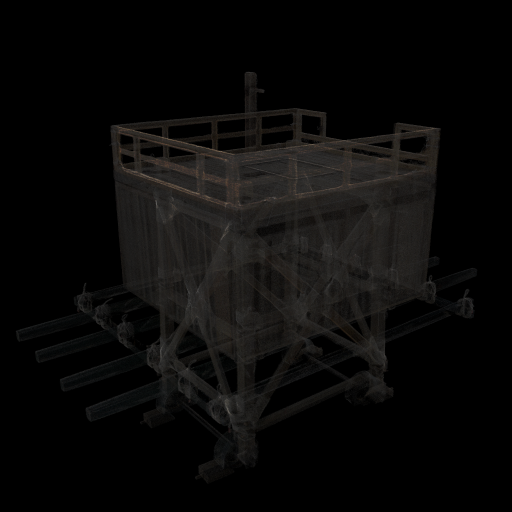
#> input picture resources/sample/input.bmp, 1024 x 1024 px (shown at 1/2 size)
$ python adjust_luminance.py resources/sample/input.bmp resources/sample/input.bmp
#> lines starting #> are read from the running program, lines starting #| are printed output that depends on the picture
#> in readImage, img_BGR is the input picture: shape (1024, 1024, 3); mean B, G, R 8.9, 9.6, 10.2
######################################
#   @file   adjust_luminance.py
#   @author Tomomasa Uchida
#   @date   2019/02/28
######################################

import numpy as np
from matplotlib import pyplot as plt
from matplotlib import cycler
import matplotlib.gridspec as gridspec
import matplotlib.patches as pat
import cv2
import subprocess
import sys
import statistics

# Graph settings
plt.style.use('seaborn-white')
colors = cycler('color', ['#EE6666', '#3388BB', '#9988DD', '#EECC55', '#88BB44', '#FFBBBB'])
plt.rc('axes', facecolor='#E6E6E6', edgecolor='none', axisbelow=True, grid=False, prop_cycle=colors)
plt.rc('grid', color='w', linestyle='solid')
plt.rc('patch', edgecolor='#E6E6E6')
plt.rc('lines', linewidth=2)
plt.rcParams["mathtext.fontset"] = "stix"
plt.rcParams["mathtext.rm"] = "Times New Roman"

# Message
print("==============================")
print("     Luminance Adjustment")
print("       Tomomasa Uchida")
print("         2019/02/28")
print("==============================")

# Check arguments
args = sys.argv
if len(args) != 3:
    print("\nUSAGE   : $ python adjust_luminance.py [input_image_data] [input_image_data(LR=1)]")
    print("EXAMPLE : $ python adjust_luminance.py [input_image.bmp] [input_image_LR1.bmp]")
    #raise Exception
    sys.exit()

# Set initial parameter
p_init      = 1.0
p_interval  = 0.01
ratio_of_reference_section = 0.01 # 1(%)
bgcolor     = 0 # Background color : Black(0, 0, 0)
print("\nInput image data (args[1])       :", args[1])
print("Input image data(LR=1) (args[2]) :", args[2])
# print("p_init                           :", p_init)
# print("p_interval                       :", p_interval)
# print("Ratio of reference section       :", ratio_of_reference_section*100, "(%)")


# Read Input Image
def readImage(_img_name):
    # read input image
    img_BGR = cv2.imread(_img_name)

    # convert color BGR to RGB
    img_RGB = cv2.cvtColor(img_BGR, cv2.COLOR_BGR2RGB)

    return img_RGB


# RGB Histogram
def rgbHist(_img_rgb, _ax, _title):
    R_nonzero = _img_rgb[:,:,0][_img_rgb[:,:,0] != bgcolor]
    G_nonzero = _img_rgb[:,:,1][_img_rgb[:,:,1] != bgcolor]
    B_nonzero = _img_rgb[:,:,2][_img_rgb[:,:,2] != bgcolor]
    _ax.hist(R_nonzero.ravel(), bins=50, color='r', alpha=0.5, label="R")
    _ax.hist(G_nonzero.ravel(), bins=50, color='g', alpha=0.5, label="G")
    _ax.hist(B_nonzero.ravel(), bins=50, color='b', alpha=0.5, label="B")
    _ax.legend()

    _ax.set_title('Histogram ('+_title+')')
    _ax.set_xlim([-5,260])

    return _ax


# Grayscale Histogram
# [45 lines left out: functions grayscaleHist, comparativeHist, not called in this run]


# Create Figure
def createFigure(_img_in_RGB_LR1, _img_in_RGB, _img_adjusted_RGB, _standard_pixel_value_LR1, _ratio):
    # Convert RGB to Grayscale
    img_in_Gray_LR1     = cv2.cvtColor(_img_in_RGB_LR1, cv2.COLOR_RGB2GRAY)
    img_in_Gray         = cv2.cvtColor(_img_in_RGB, cv2.COLOR_RGB2GRAY)
    img_adjusted_Gray  = cv2.cvtColor(_img_adjusted_RGB, cv2.COLOR_RGB2GRAY)

    fig = plt.figure(figsize=(10, 6)) # figsize=(width, height)
    gs = gridspec.GridSpec(2,3)

    # Input image(LR=1)
    ax1 = fig.add_subplot(gs[0,0])
    ax1.set_title('Input image ($L_{\mathrm{R}}=1$)')
    ax1.imshow(_img_in_RGB_LR1)
    ax1.set_xticks([]), ax1.set_yticks([])

    # Input image
    ax2 = fig.add_subplot(gs[0,1])
    ax2.set_title('Input image')
    ax2.imshow(_img_in_RGB)
    ax2.set_xticks([]), ax2.set_yticks([])

    # adjusted image
    ax3 = fig.add_subplot(gs[0,2])
    ax3.set_title('Adjusted image')
    ax3.imshow(_img_adjusted_RGB)
    ax3.set_xticks([]), ax3.set_yticks([])

    # Histogram(input image(LR=1))
    ax4 = fig.add_subplot(gs[1,0])
    # ax4 = grayscaleHist(img_in_Gray_LR1, ax4, "Input image ($L_{\mathrm{R}}=1$)")
    ax4 = rgbHist(_img_in_RGB_LR1, ax4, "Input image ($L_{\mathrm{R}}=1$)")

    # Histogram(input image)
    ax5 = fig.add_subplot(gs[1,1])
    # ax5 = grayscaleHist(img_in_Gray, ax5, "Input image")
    ax5 = rgbHist(_img_in_RGB, ax5, "Input image")

    # Histogram(output image)
    ax6 = fig.add_subplot(gs[1,2])
    # ax6 = grayscaleHist(img_adjusted_Gray, ax6, "adjusted image")
    ax6 = rgbHist(_img_adjusted_RGB, ax6, "Adjusted image")

    # Unify ylim b/w input image and adjusted image
    hist_in_LR1,    bins_in_LR1     = np.histogram(img_in_Gray_LR1[img_in_Gray_LR1 != bgcolor],      50)
    hist_in,        bins_in         = np.histogram(img_in_Gray[img_in_Gray != bgcolor],              50)
    hist_adjusted, bins_adjusted    = np.histogram(img_adjusted_Gray[img_adjusted_Gray != bgcolor],50)
    list_max = [max(hist_in_LR1), max(hist_in), max(hist_adjusted)]
    ax4.set_ylim([0, max(list_max)*1.1])
    ax5.set_ylim([0, max(list_max)*1.1])
    ax6.set_ylim([0, max(list_max)*1.1])

    # # Histograms(Input(LR1), Input, adjusted)
    # ax7 = fig.add_subplot(gs[2,:])
    # ax7 = comparativeHist(_img_in_RGB_LR1, _img_in_RGB, _img_adjusted_RGB, ax7, max(list_max)*1.1)
    # ax7.set_ylim([0, max(list_max)*1.1])

    # Draw text
    x       = (_standard_pixel_value_LR1+max_pixel_value_LR1)*0.5 - 100
    text    = "["+str(_standard_pixel_value_LR1)+", "+str(max_pixel_value_LR1)+"]\n→ "+str(round(ratio_of_reference_section_LR1*100, 2))+"(%)"
    ax4.text(x, max(list_max)*1.1*0.8, text, color='black', fontsize='12')
    text    = "["+str(_standard_pixel_value_LR1)+", "+str(max_pixel_value_LR1)+"]\n→ "+str(round(_ratio*100, 2))+"(%)"
    ax6.text(x, max(list_max)*1.1*0.8, text, color='black', fontsize='12')

    # Draw reference section
    rect = plt.Rectangle((_standard_pixel_value_LR1, 0), max_pixel_value_LR1-_standard_pixel_value_LR1, max(list_max)*1.1, fc='black', alpha=0.3)
    ax4.add_patch(rect)
    rect = plt.Rectangle((_standard_pixel_value_LR1, 0), max_pixel_value_LR1-_standard_pixel_value_LR1, max(list_max)*1.1, fc='black', alpha=0.3)
    ax6.add_patch(rect)


# Adjust Pixel Value for each RGB
def adjust_pixel_value(_rgb_img, _adjust_param):
    adjusted_img_RGB = np.empty((_rgb_img.shape[0], _rgb_img.shape[1], 3), dtype=np.uint8)

    # Apply adjustment
    adjusted_img_RGB[:, :, 0] = cv2.multiply(_rgb_img[:, :, 0], _adjust_param) # R
    adjusted_img_RGB[:, :, 1] = cv2.multiply(_rgb_img[:, :, 1], _adjust_param) # G
    adjusted_img_RGB[:, :, 2] = cv2.multiply(_rgb_img[:, :, 2], _adjust_param) # B

    return adjusted_img_RGB


def preProcess():
    print("Input image (RGB)                :", img_in_RGB.shape) # （height, width, channel）
#| Input image (RGB)                : (1024, 1024, 3)

    # Calc all number of pixels of the input image
    N_all = img_in_RGB.shape[0] * img_in_RGB.shape[1]
#> N_all = 1048576
    print("N_all                            :", N_all, "(pixels)")
#| N_all                            : 1048576 (pixels)

    # Convert RGB to Grayscale
    img_in_Gray             = cv2.cvtColor(img_in_RGB, cv2.COLOR_RGB2GRAY)

    # Exclude background color
    img_in_Gray_non_bgcolor = img_in_Gray[img_in_Gray != bgcolor]

    # Calc the number of pixels excluding background color
    N_all_non_bgcolor       = np.sum(img_in_Gray != bgcolor)
#> N_all_non_bgcolor = 354746
    print("N_all_non_bgcolor                :", N_all_non_bgcolor, "(pixels)")
#| N_all_non_bgcolor                : 354746 (pixels)

    # Calc mean pixel value
    max_pixel_value         = np.max(img_in_Gray_non_bgcolor)
#> max_pixel_value = 134
    print("Max pixel value                  :", max_pixel_value, "(pixel value)")
#| Max pixel value                  : 134 (pixel value)

    # Calc mean pixel value
    mean_pixel_value        = np.mean(img_in_Gray_non_bgcolor)
#> mean_pixel_value = 28.66
    print("Mean pixel value                 :", round(mean_pixel_value, 1), "(pixel value)")
#| Mean pixel value                 : 28.7 (pixel value)

    return N_all_non_bgcolor


def preProcess4LR1():
    # Convert RGB to Grayscale
    img_in_Gray_LR1                 = cv2.cvtColor(img_in_RGB_LR1, cv2.COLOR_RGB2GRAY)

    # Exclude background color
    img_in_Gray_non_bgcolor_LR1     = img_in_Gray_LR1[img_in_Gray_LR1 != bgcolor]

    # Calc the number of pixels excluding background color
    N_all_non_bgcolor_LR1           = np.sum(img_in_Gray_LR1 != bgcolor)

    # Calc max pixel value of the input image (LR=1)
    max_pixel_value_LR1             = np.max(img_in_Gray_non_bgcolor_LR1)
    print("\nMax pixel value (LR=1)           :", max_pixel_value_LR1, "(pixel value)")

    # Calc mean pixel value (LR=1)
    mean_pixel_value_LR1            = np.mean(img_in_Gray_non_bgcolor_LR1)
    print("Mean pixel value (LR=1)          :", round(mean_pixel_value_LR1, 1), "(pixel value)")

    # Calc ratio of the max pixel value (LR=1)
    num_max_pixel_value_LR1         = np.sum(img_in_Gray_non_bgcolor_LR1 == max_pixel_value_LR1)
    print("Num. of max pixel value (LR=1)   :", num_max_pixel_value_LR1, "(pixels)")
    ratio_max_pixel_value_LR1       = num_max_pixel_value_LR1 / N_all_non_bgcolor_LR1
    # ratio_max_pixel_value_LR1       = round(ratio_max_pixel_value_LR1, 8)
    print("Ratio of max pixel value (LR=1)  :", round(ratio_max_pixel_value_LR1*100, 2), "(%)")

    # Calc most frequent pixel value (LR=1)
    bincount = np.bincount(img_in_Gray_non_bgcolor_LR1)
    most_frequent_pixel_value_LR1   = np.argmax( bincount )
    print("Most frequent pixel value (LR=1) :", most_frequent_pixel_value_LR1, "(pixel value)")

    return img_in_Gray_LR1, img_in_Gray_non_bgcolor_LR1, N_all_non_bgcolor_LR1, max_pixel_value_LR1, ratio_max_pixel_value_LR1,


def determineAdjustParameter(_ratio_of_reference_section):
    # Initialize
    tmp_ratio_of_reference_section = 0.0
    reference_pixel_value_LR1      = max_pixel_value_LR1

    # Determine standard pixel value in the input image(LR=1)
    while tmp_ratio_of_reference_section < _ratio_of_reference_section:
        # Temporarily calc
        sum_of_pixels_in_section        = np.sum( (reference_pixel_value_LR1 <= img_in_Gray_non_bgcolor_LR1) )
        tmp_ratio_of_reference_section  = sum_of_pixels_in_section / N_all_non_bgcolor_LR1

        # Next pixel value
        reference_pixel_value_LR1 -= 1

    print("Reference pixel value (LR=1)     :", reference_pixel_value_LR1, "(pixel value)")
    print("Reference section (LR=1)         :", reference_pixel_value_LR1, "~", max_pixel_value_LR1, "(pixel value)")
    print("Ratio of reference section (LR=1):", round(tmp_ratio_of_reference_section*100, 2), "(%)")

    # Determine tuning parameter
    p = p_init
    tmp_ratio = 0.0
    while tmp_ratio < _ratio_of_reference_section:
        # Temporarily, adjust pixel value of the input image with p
        tmp_img_adjusted_RGB   = adjust_pixel_value(img_in_RGB, p)
        tmp_img_adjusted_Gray  = cv2.cvtColor(tmp_img_adjusted_RGB, cv2.COLOR_RGB2GRAY)

        # Exclude background color
        tmp_adjusted_img_non_bgcolor_Gray = tmp_img_adjusted_Gray[tmp_img_adjusted_Gray != bgcolor]

        # Then, calc ratio of max pixel value(LR=1)
        sum_of_pixels_in_reference_section = np.sum(reference_pixel_value_LR1 <= tmp_adjusted_img_non_bgcolor_Gray)
        tmp_ratio = sum_of_pixels_in_reference_section / N_all_non_bgcolor

        # Update parameter
        p += p_interval

    p_final = round(p, 2)

    return p_final, reference_pixel_value_LR1, tmp_ratio_of_reference_section


def adjustPixelValue(_p_final, _standard_pixel_value_LR1):
    print("p_final                          :", _p_final)

    # Create adjusted image
    img_adjusted_RGB  = adjust_pixel_value(img_in_RGB, _p_final)
    img_adjusted_Gray = cv2.cvtColor(img_adjusted_RGB, cv2.COLOR_RGB2GRAY)

    # Exclude
    img_adjusted_non_bgcolor_Gray = img_adjusted_Gray[img_adjusted_Gray != bgcolor]

    # For the adjusted image, calc ratio of num. of pixels in the reference section
    sum_of_pixels_in_reference_section = np.sum( (reference_pixel_value_LR1 <= img_adjusted_Gray) & (img_adjusted_Gray <= max_pixel_value_LR1) )
    ratio = sum_of_pixels_in_reference_section / N_all_non_bgcolor
    print("Ratio of reference section       :", round(ratio*100, 2), "(%)")

    #print("Ratio of num. of pixels to 255   :", round(np.sum(img_adjusted_Gray==255) / N_all_non_bgcolor * 100, 2), "(%)")

    # Create figure
    createFigure(img_in_RGB_LR1, img_in_RGB, img_adjusted_RGB, _standard_pixel_value_LR1, ratio)

    return img_adjusted_RGB


# Save figure and images
def saveFigureAndImages(_p_final, _img_in_RGB, _img_adjusted_RGB):
    fig_name = "images/figure_"+str(_p_final)+".png"
    plt.savefig(fig_name)
    # plt.show()

    # convert color RGB to BGR
    img_in_BGR          = cv2.cvtColor(_img_in_RGB,         cv2.COLOR_RGB2BGR)
    img_out_BGR         = cv2.cvtColor(_img_adjusted_RGB,  cv2.COLOR_RGB2BGR)
    input_img_name      = "images/input.bmp"
    adjusted_img_name  = "images/adjusted_"+str(_p_final)+".bmp"
    cv2.imwrite(input_img_name, img_in_BGR)
    cv2.imwrite(adjusted_img_name, img_out_BGR)

    #execCommand(fig_name, input_img_name, adjusted_img_name)


# Exec. command
# [7 lines left out: function execCommand, not called in this run]


if __name__ == "__main__":
    # Read two input images
    img_in_RGB      = readImage(args[1])
    img_in_RGB_LR1  = readImage(args[2])

    print("\n\n====================================")
    print(" STEP1 : Get max pixel value (LR=1)")
    print("====================================")
    N_all_non_bgcolor = preProcess()
#> N_all_non_bgcolor = 354746
    img_in_Gray_LR1, img_in_Gray_non_bgcolor_LR1, N_all_non_bgcolor_LR1, max_pixel_value_LR1, ratio_max_pixel_value_LR1 = preProcess4LR1()
#> in preProcess4LR1, `max_pixel_value_LR1             = np.max(img_in_Gray_non_bgcolor_LR1)`: max_pixel_value_LR1 = 134
#| Max pixel value (LR=1)           : 134 (pixel value)
#> in preProcess4LR1, `mean_pixel_value_LR1            = np.mean(img_in_Gray_non_bgcolor_LR1)`: mean_pixel_value_LR1 = 28.66
#| Mean pixel value (LR=1)          : 28.7 (pixel value)
#> in preProcess4LR1, `num_max_pixel_value_LR1         = np.sum(img_in_Gray_non_bgcolor_LR1 =..`: num_max_pixel_value_LR1 = 1
#| Num. of max pixel value (LR=1)   : 1 (pixels)
#> in preProcess4LR1, `ratio_max_pixel_value_LR1       = num_max_pixel_value_LR1 / N_all_non_..`: ratio_max_pixel_value_LR1 = 2.82e-06
#| Ratio of max pixel value (LR=1)  : 0.0 (%)
#> in preProcess4LR1, `bincount = np.bincount(img_in_Gray_non_bgcolor_LR1)`: bincount = 135 values, max 13386 at index 30, min 0 at index 0, mean 2627.7
#> in preProcess4LR1, `most_frequent_pixel_value_LR1   = np.argmax( bincount )`: most_frequent_pixel_value_LR1 = 30
#| Most frequent pixel value (LR=1) : 30 (pixel value)
#> N_all_non_bgcolor_LR1 = 354746; max_pixel_value_LR1 = 134; ratio_max_pixel_value_LR1 = 2.82e-06

    print("\n\n================================================")
    print(" STEP2 : Search for reference pixel value (LR=1)")
    print("================================================")
    p_final, reference_pixel_value_LR1, ratio_of_reference_section_LR1 = determineAdjustParameter(ratio_of_reference_section)
#> in determineAdjustParameter, `reference_pixel_value_LR1      = max_pixel_value_LR1`: reference_pixel_value_LR1 = 134
#> the loop in determineAdjustParameter, `while tmp_ratio_of_reference_section < _ratio_of_reference_section:` made 72 passes
#> (sum_of_pixels_in_section, tmp_ratio_of_reference_section, reference_pixel_value_LR1) on passes 1 to 12: (1, 2.82e-06, 133), (1, 2.82e-06, 132), (1, 2.82e-06, 131), (1, 2.82e-06, 130), (1, 2.82e-06, 129), (1, 2.82e-06, 128), (1, 2.82e-06, 127), (1, 2.82e-06, 126), (2, 5.64e-06, 125), (4, 1.13e-05, 124), (4, 1.13e-05, 123), (4, 1.13e-05, 122)
#> after the loop in determineAdjustParameter, `while tmp_ratio_of_reference_section < _ratio_of_reference_section:`: reference_pixel_value_LR1 = 62
#| Reference pixel value (LR=1)     : 62 (pixel value)
#| Reference section (LR=1)         : 62 ~ 134 (pixel value)
#| Ratio of reference section (LR=1): 1.01 (%)
#> the loop in determineAdjustParameter, `while tmp_ratio < _ratio_of_reference_section:` made 1 pass
#> (sum_of_pixels_in_reference_section, tmp_ratio) on pass 1: (3889, 0.011)
#> after the loop in determineAdjustParameter, `while tmp_ratio < _ratio_of_reference_section:`: p = 1.01
#> p_final = 1.01; reference_pixel_value_LR1 = 62; ratio_of_reference_section_LR1 = 0.0101

    print("\n\n=============================")
    print(" STEP3 : Adjust pixel value")
    print("=============================")
    img_adjusted_RGB = adjustPixelValue(p_final, reference_pixel_value_LR1)
#| p_final                          : 1.01
#> in adjust_pixel_value (call 2), `adjusted_img_RGB[:, :, 1] = cv2.multiply(_rgb_img[:, :, 1], _adjust_pa..`: adjusted_img_RGB: shape (1024, 1024, 3); mean R, G, B 10.2, 9.6, 8.9
#> in adjust_pixel_value (call 2), `adjusted_img_RGB[:, :, 2] = cv2.multiply(_rgb_img[:, :, 2], _adjust_pa..`: adjusted_img_RGB: shape (1024, 1024, 3); mean R, G, B 10.2, 9.6, 8.9
#> in adjustPixelValue, `sum_of_pixels_in_reference_section = np.sum( (reference_pixel_value_LR..`: sum_of_pixels_in_reference_section = 4205
#> in adjustPixelValue, `ratio = sum_of_pixels_in_reference_section / N_all_non_bgcolor`: ratio = 0.0119
#| Ratio of reference section       : 1.19 (%)
#> in createFigure, `hist_in_LR1,    bins_in_LR1     = np.histogram(img_in_Gray_LR1[img_in_..`: hist_in_LR1 = 50 values, max 39035 at index 10, min 0 at index 47, mean 7094.9; bins_in_LR1 = 51 values from 1 to 134
#> in createFigure, `hist_in,        bins_in         = np.histogram(img_in_Gray[img_in_Gray..`: hist_in has the same summary as hist_in_LR1
#> in createFigure, `hist_adjusted, bins_adjusted    = np.histogram(img_adjusted_Gray[img_a..`: hist_adjusted = 50 values, max 39394 at index 11, min 0 at index 48, mean 7094.9; bins_adjusted = 51 values from 1 to 135
#> in createFigure, `list_max = [max(hist_in_LR1), max(hist_in), max(hist_adjusted)]`: list_max = [39035, 39035, 39394]
#> in createFigure, `x       = (_standard_pixel_value_LR1+max_pixel_value_LR1)*0.5 - 100`: x = -2

    # Save figure and images
    saveFigureAndImages(p_final, img_in_RGB, img_adjusted_RGB)
#> in saveFigureAndImages, `fig_name = "images/figure_"+str(_p_final)+".png"`: fig_name = 'images/figure_1.01.png'
#> in saveFigureAndImages, `plt.savefig(fig_name)`:
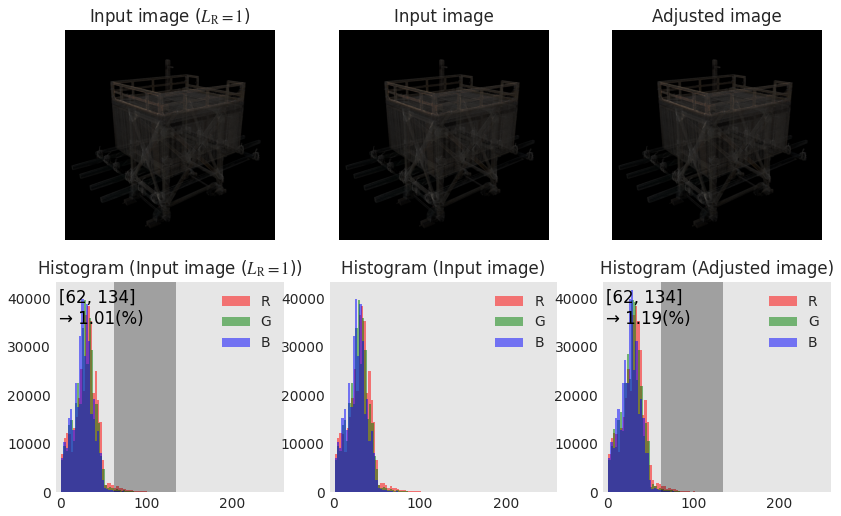
#> figure drawn by matplotlib, 6 panels; panel 4: tallest bar 38337 high, from x = 31.58 to 34.36; panel 4: tallest bar 39640 high, from x = 27.6 to 30.26; panel 4: tallest bar 39871 high, from x = 24.58 to 27.2; panel 5: tallest bar 38337 high, from x = 31.58 to 34.36
#> in saveFigureAndImages, `adjusted_img_name  = "images/adjusted_"+str(_p_final)+".bmp"`: adjusted_img_name = 'images/adjusted_1.01.bmp'

$ run again, with resources/sample/hachimanyama_LR1.bmp copied over resources/sample/input.bmp
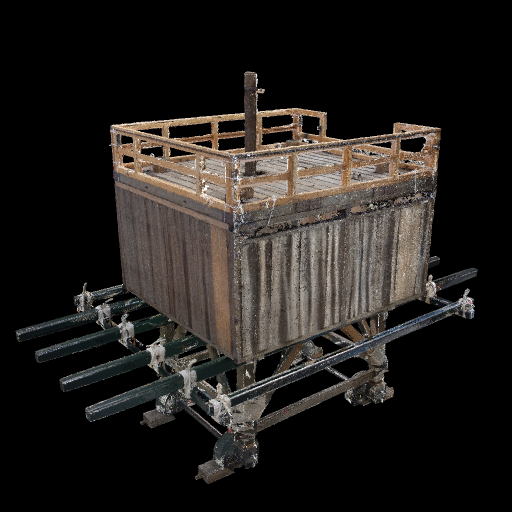
#> input picture resources/sample/hachimanyama_LR1.bmp, 1024 x 1024 px (shown at 1/2 size)
#> in readImage, img_BGR is the input picture: shape (1024, 1024, 3); mean B, G, R 29.1, 31.8, 35
#| Input image (RGB)                : (1024, 1024, 3)
#| N_all                            : 1048576 (pixels)
#> in preProcess, `img_in_Gray             = cv2.cvtColor(img_in_RGB, cv2.COLOR_RGB2GRAY)`:
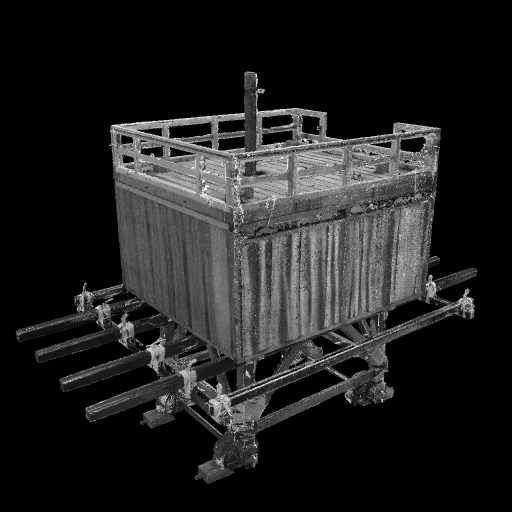
#> img_in_Gray: shape (1024, 1024) (shown at 1/2 size); min 0, max 255, mean 32.4
#> in preProcess, `N_all_non_bgcolor       = np.sum(img_in_Gray != bgcolor)`: N_all_non_bgcolor = 355501
#| N_all_non_bgcolor                : 355501 (pixels)
#> max_pixel_value = 255
#| Max pixel value                  : 255 (pixel value)
#> mean_pixel_value = 95.64
#| Mean pixel value                 : 95.6 (pixel value)
#> `N_all_non_bgcolor = preProcess()`: N_all_non_bgcolor = 355501
#> in preProcess4LR1, `max_pixel_value_LR1             = np.max(img_in_Gray_non_bgcolor_LR1)`: max_pixel_value_LR1 = 255
#| Max pixel value (LR=1)           : 255 (pixel value)
#> mean_pixel_value_LR1 = 95.64
#| Mean pixel value (LR=1)          : 95.6 (pixel value)
#> num_max_pixel_value_LR1 = 537
#| Num. of max pixel value (LR=1)   : 537 (pixels)
#> in preProcess4LR1, `ratio_max_pixel_value_LR1       = num_max_pixel_value_LR1 / N_all_non_..`: ratio_max_pixel_value_LR1 = 0.00151
#| Ratio of max pixel value (LR=1)  : 0.15 (%)
#> bincount = 256 values, max 3751 at index 80, min 0 at index 0, mean 1388.7
#> most_frequent_pixel_value_LR1 = 80
#| Most frequent pixel value (LR=1) : 80 (pixel value)
#> `img_in_Gray_LR1, img_in_Gray_non_bgcolor_LR1, N_all_non_bgcolor_LR1, m..`: N_all_non_bgcolor_LR1 = 355501; max_pixel_value_LR1 = 255; ratio_max_pixel_value_LR1 = 0.00151
#> in determineAdjustParameter, `reference_pixel_value_LR1      = max_pixel_value_LR1`: reference_pixel_value_LR1 = 255
#> the loop in determineAdjustParameter, `while tmp_ratio_of_reference_section < _ratio_of_reference_section:` made 33 passes
#> (sum_of_pixels_in_section, tmp_ratio_of_reference_section, reference_pixel_value_LR1) on passes 1 to 8: (537, 0.00151, 254), (784, 0.00221, 253), (885, 0.00249, 252), (947, 0.00266, 251), (1005, 0.00283, 250), (1053, 0.00296, 249), (1114, 0.00313, 248), (1175, 0.00331, 247)
#> after the loop in determineAdjustParameter, `while tmp_ratio_of_reference_section < _ratio_of_reference_section:`: reference_pixel_value_LR1 = 222
#| Reference pixel value (LR=1)     : 222 (pixel value)
#| Reference section (LR=1)         : 222 ~ 255 (pixel value)
#| Ratio of reference section (LR=1): 1.02 (%)
#> the loop in determineAdjustParameter, `while tmp_ratio < _ratio_of_reference_section:` made 1 pass
#> (sum_of_pixels_in_reference_section, tmp_ratio) on pass 1: (3789, 0.0107)
#> after the loop in determineAdjustParameter, `while tmp_ratio < _ratio_of_reference_section:`: p = 1.01
#> `p_final, reference_pixel_value_LR1, ratio_of_reference_section_LR1 = d..`: reference_pixel_value_LR1 = 222; ratio_of_reference_section_LR1 = 0.0102
#| p_final                          : 1.01
#> in adjustPixelValue, `sum_of_pixels_in_reference_section = np.sum( (reference_pixel_value_LR..`: sum_of_pixels_in_reference_section = 4073
#> ratio = 0.0115
#| Ratio of reference section       : 1.15 (%)
#> hist_in_LR1 = 50 values, max 20206 at index 16, min 198 at index 0, mean 7110; bins_in_LR1 = 51 values from 2 to 255
#> hist_in has the same summary as hist_in_LR1
#> hist_adjusted = 50 values, max 20817 at index 16, min 198 at index 0, mean 7110; bins_adjusted = 51 values from 2 to 255
#> list_max = [20206, 20206, 20817]
#> x = 138.5
#> fig_name = 'images/figure_1.01.png'
#> adjusted_img_name = 'images/adjusted_1.01.bmp'
